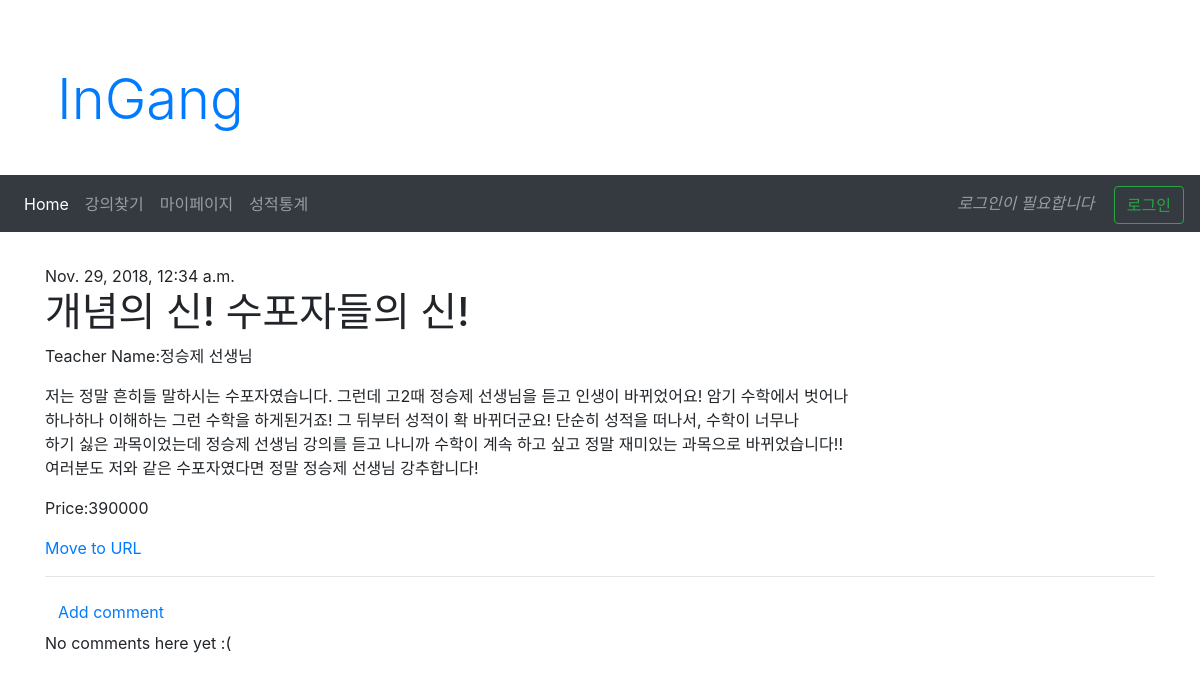
The app's page /post/1/ with its own data.
### blog/models.py (models this page shows, shortened)
class Post(models.Model):
    SUBJECT_LIST = (
    ('국어', '국어'),
    ('수학(가)', '수학(가)'),
    ('수학(나)', '수학(나)'),
    ('영어', '영어'),
    ('한국사', '한국사'),
    ('사회','사회'),
    ('과학','과학'),
    ('제2외국어_한문','제2외국어_한문'),
    )
    author = models.ForeignKey('auth.User', on_delete=models.CASCADE)
    title = models.CharField(max_length=200)
    subject = models.CharField(
        max_length=10, choices=SUBJECT_LIST, default='국어')
    teacherName = models.CharField(max_length=10)
    price = models.IntegerField(
        validators=[MinValueValidator(50000), MaxValueValidator(100000000)])
    grade= models.CharField(max_length=6, choices=GRADE_LIST, default='고1')
    url = models.URLField()
    text = models.TextField()
    like = models.IntegerField(default=0)
    created_date = models.DateTimeField(
        default=timezone.now)
    published_date = models.DateTimeField(
        blank=True, null=True)

### blog/views.py (the view)
# urls.py: url(r'^post/(?P<pk>\d+)/$', views.post_detail, name='post_detail'),
def post_detail(request, pk):
    post = get_object_or_404(Post, pk=pk)
    return render(request, 'blog/post_detail.html', {'post': post})

### blog/templates/blog/post_detail.html (shortened to what this page needs)
{% extends 'blog/base.html' %}
{% block content %}
    <div class="post">
        {% if post.published_date %}
            <div class="date">
                {{ post.published_date }}
            </div>
        {% else %}
          <a class="btn btn-default" href="{% url 'post_publish' pk=post.pk %}">Publish</a>
          <a class="btn btn-default" href="{% url 'post_remove' pk=post.pk %}"><span class="glyphicon glyphicon-remove">remove</span></a>
        {% endif %}
        <h1>{{ post.title }}</h1>
        <p> Teacher Name:{{post.teacherName}}</p>
        <p>{{ post.text|linebreaksbr }}</p>
        <p>Price:{{ post.price }}</p>
        <a href="{{ post.url }}">Move to URL</a>
    </div>
    <hr>
    <a class="btn btn-default" href="{% url 'add_comment_to_post' pk=post.pk %}">Add comment</a>
    {% for comment in post.comments.all %}
    {% if user.is_authenticated or comment.approved_comment %}
    <div class="comment">
        <div class="date">
            {{ comment.created_date }}
            {% if not comment.approved_comment %}
                <a class="btn btn-default" href="{% url 'comment_remove' pk=comment.pk %}"><span class="glyphicon glyphicon-remove"></span></a>
                <a class="btn btn-default" href="{% url 'comment_approve' pk=comment.pk %}"><span class="glyphicon glyphicon-ok"></span></a>
	{% elif user.is_superuser or comment.author == user.username %}
	     <a class="btn btn-default" href="{% url 'comment_remove' pk=comment.pk %}"><span class="glyphicon glyphicon-remove"></span></a>
            {% endif %}
        </div>
        <strong>{{ comment.author }}</strong>
        <p>{{ comment.text|linebreaks }}</p>
    </div>
    {% endif %}
{% empty %}
    <p>No comments here yet :(</p>
{% endfor %}
{% endblock %}

### records on screen
Post: published_date "Nov. 29, 2018, 12:34 a.m.", title "개념의 신! 수포자들의 신!", teacherName "정승제 선생님", text "저는 정말 흔히들 말하시는 수포자였습니다. 그런데 고2때 정승제 선생님을 듣고 인생이 바뀌었어요! 암기 수학에서 벗어나 하나하나 이해하는 그런 수학을 하게된거죠! 그 뒤부터 성적이 확 바뀌더군요! 단순히 성적을 떠나서, 수학이 너무나 하기 싫은 과목이었는데 정승제 선생님 강의를 듣고 나니까 수학이 계속 하고 싶고 정말 재미있는 과목으로 바뀌었습니다!! 여러분도 저와 같은 수포자였다면 정말 정승제 선생님 강추합니다!", price "390000"
